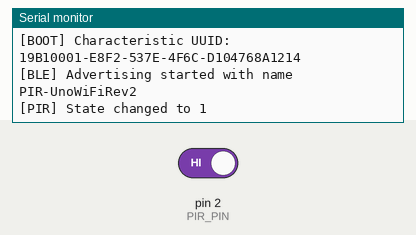
This program was run on a simulated Arduino Uno WiFi Rev2. On the bench: the last lines printed to the serial monitor. The inputs (shaded band) are chosen by the test bench; at power-on: pin 2 (PIR_PIN) HIGH. Nothing arrives over Bluetooth unless stated; a phone connects over Bluetooth LE 3 s after start.

Above: at 1.2 s.
1.3 s: pin 2 (PIR_PIN) driven LOW
At 2.8 s:
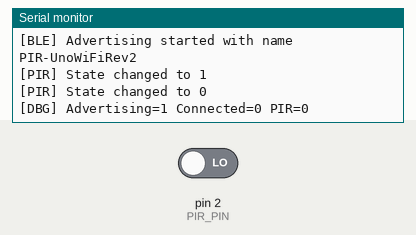
4.3 s: pin 2 (PIR_PIN) driven HIGH
At 5.0 s:
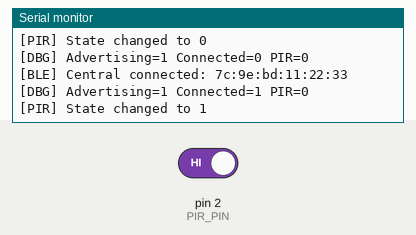

Measured:
- after the input at 1.3 s, the serial monitor: prints a new line at once (image 1)
- after the input at 4.3 s, the serial monitor: prints a new line at once (image 2)

The program:

main.cpp
```cpp
#include <Arduino.h>
#include <ArduinoBLE.h>

constexpr uint8_t PIR_PIN = 2;
constexpr unsigned long SAMPLE_INTERVAL_MS = 50;
constexpr unsigned long DEBUG_INTERVAL_MS = 2000;
constexpr unsigned long SERIAL_BAUD_RATE = 115200;

constexpr char PIR_SERVICE_UUID[] = "19B10000-E8F2-537E-4F6C-D104768A1214";
constexpr char PIR_STATE_CHAR_UUID[] = "19B10001-E8F2-537E-4F6C-D104768A1214";

BLEService pirService(PIR_SERVICE_UUID);
BLEByteCharacteristic pirStateCharacteristic(PIR_STATE_CHAR_UUID,
    BLERead | BLENotify);

void setup() {
    pinMode(PIR_PIN, INPUT);
    Serial.begin(SERIAL_BAUD_RATE);
    const unsigned long serialWaitStartMs = millis();
    while (!Serial && millis() - serialWaitStartMs < 3000) {
        delay(10);
    }

    Serial.println(F("[BOOT] UNO WiFi Rev2 PIR BLE firmware starting"));
    Serial.print(F("[BOOT] Service UUID: "));
    Serial.println(PIR_SERVICE_UUID);
    Serial.print(F("[BOOT] Characteristic UUID: "));
    Serial.println(PIR_STATE_CHAR_UUID);

    if (!BLE.begin()) {
        Serial.println(F("[ERROR] BLE.begin() failed"));
        while (true) {
            delay(1000);
        }
    }

    BLE.setLocalName("PIR-UnoWiFiRev2");
    BLE.setDeviceName("PIR-UnoWiFiRev2");
    BLE.setAdvertisedService(pirService);

    pirService.addCharacteristic(pirStateCharacteristic);
    BLE.addService(pirService);
    pirStateCharacteristic.writeValue((uint8_t)0);

    BLE.advertise();
    Serial.println(F("[BLE] Advertising started with name PIR-UnoWiFiRev2"));
}

void loop() {
    static unsigned long lastSampleMs = 0;
    static unsigned long lastDebugMs = 0;
    static uint8_t lastPirState = 255;
    static bool wasConnected = false;

    const unsigned long now = millis();

    BLE.poll();
    BLEDevice central = BLE.central();
    const bool isConnected = static_cast<bool>(central);

    if (isConnected && !wasConnected) {
        Serial.print(F("[BLE] Central connected: "));
        Serial.println(central.address());
    }

    if (!isConnected && wasConnected) {
        Serial.println(F("[BLE] Central disconnected"));
    }

    wasConnected = isConnected;

    if (now - lastSampleMs >= SAMPLE_INTERVAL_MS) {
        lastSampleMs = now;
        const uint8_t pirState = digitalRead(PIR_PIN) == HIGH ? 1 : 0;
        pirStateCharacteristic.writeValue(pirState);

        if (pirState != lastPirState) {
            Serial.print(F("[PIR] State changed to "));
            Serial.println(pirState);
            lastPirState = pirState;
        }
    }

    if (now - lastDebugMs >= DEBUG_INTERVAL_MS) {
        lastDebugMs = now;
        Serial.print(F("[DBG] Advertising=1 Connected="));
        Serial.print(isConnected ? 1 : 0);
        Serial.print(F(" PIR="));
        if (lastPirState == 255) {
            Serial.println(F("N/A"));
        } else {
            Serial.println(lastPirState);
        }
    }
}
```
